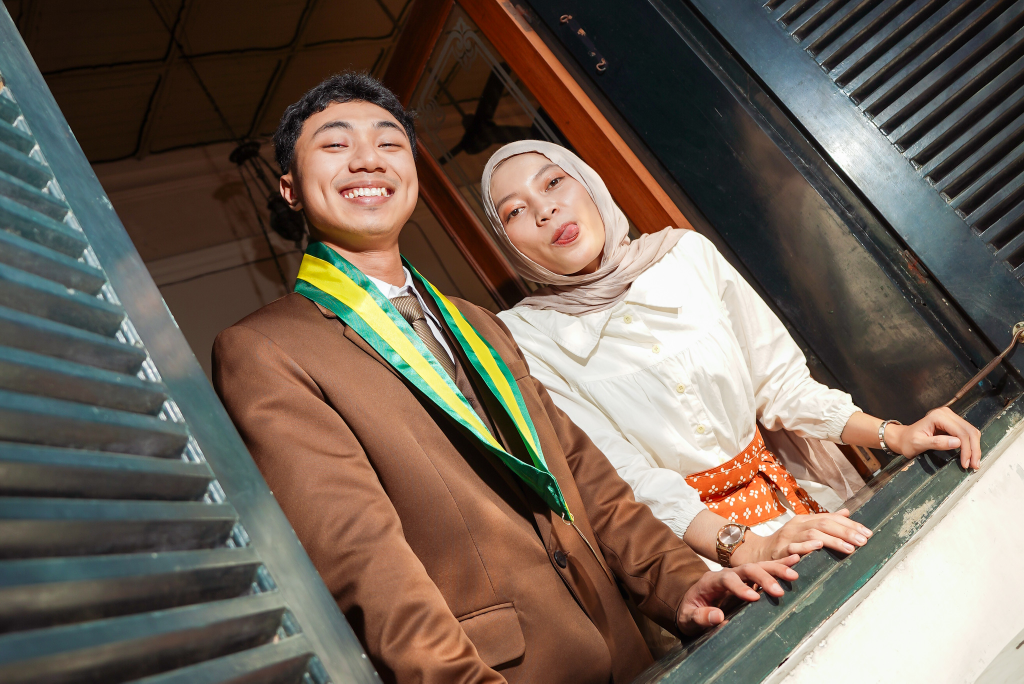
#> input picture media/webp converter/foto-asli/Shared from Lightroom mobile (8).jpg, 2048 x 1367 px (shown at 1/2 size); its folder holds 4 pictures in this run
$ python convert_to_webp.py
#> lines starting #> are read from the running program, lines starting #| are printed output that depends on the picture
#!/usr/bin/env python3
"""
Konversi foto ke WebP untuk website anniversary (gratis, tanpa batas jumlah).

Cara pakai:
  1. Pasang Python 3 (python.org) lalu jalankan sekali:   pip install pillow
     (untuk foto iPhone berformat HEIC, tambahkan:        pip install pillow-heif)
  2. Taruh semua foto asli di folder  foto-asli/  (sebelahan dengan file ini).
  3. Jalankan:   python convert_to_webp.py
  4. Hasilnya ada di folder  media/  siap diunggah.

Opsi (boleh diubah):
  python convert_to_webp.py --lebar 1000 --kualitas 78
  python convert_to_webp.py --nomor          # beri nama foto-001.webp, foto-002.webp, ...
  python convert_to_webp.py --input foto-asli --output media

Catatan:
  - Foto diputar sesuai orientasi aslinya, lalu data EXIF (termasuk LOKASI GPS) DIHAPUS.
    Ini penting karena repo GitHub Pages bersifat publik.
  - Foto yang lebih kecil dari lebar target tidak dibesarkan.
  - File asli tidak diubah.
"""
import argparse, re, sys
from pathlib import Path
from PIL import Image, ImageOps

try:
    import pillow_heif
    pillow_heif.register_heif_opener()
#> (this line was passed over: pillow_heif is not available in this run)
except Exception:
    pass

EXT = {".jpg", ".jpeg", ".png", ".webp", ".heic", ".heif", ".bmp", ".tif", ".tiff"}

def slug(name: str) -> str:
    s = re.sub(r"[^a-z0-9]+", "-", name.lower()).strip("-")
    return s or "foto"

def main():
    p = argparse.ArgumentParser()
    p.add_argument("--input", default="foto-asli")
    p.add_argument("--output", default="media")
    p.add_argument("--lebar", type=int, default=1000, help="lebar maksimum (px)")
    p.add_argument("--kualitas", type=int, default=78, help="kualitas WebP 1-100")
    p.add_argument("--nomor", action="store_true", help="beri nama berurutan foto-001.webp, dst")
    a = p.parse_args()

    src, dst = Path(a.input), Path(a.output)
    if not src.is_dir():
        sys.exit(f"Folder '{src}' tidak ditemukan. Buat folder itu dan isi dengan foto asli.")
    dst.mkdir(parents=True, exist_ok=True)

    files = sorted(f for f in src.iterdir() if f.suffix.lower() in EXT)
    if not files:
        sys.exit(f"Tidak ada foto di '{src}'.")

    total_in = total_out = 0
    used = set()
    for i, f in enumerate(files, 1):
        base = f"foto-{i:03d}" if a.nomor else slug(f.stem)
        name, k = base, 2
        while name in used:
            name, k = f"{base}-{k}", k + 1
        used.add(name)
        out = dst / f"{name}.webp"
        try:
            im = ImageOps.exif_transpose(Image.open(f))
#> im is the input picture: PIL image 2048x1367 RGB; mean R, G, B 112.2, 98.6, 86.6
            if im.mode not in ("RGB", "RGBA"):
                im = im.convert("RGB")
            if im.width > a.lebar:
                im = im.resize((a.lebar, round(im.height * a.lebar / im.width)), Image.LANCZOS)
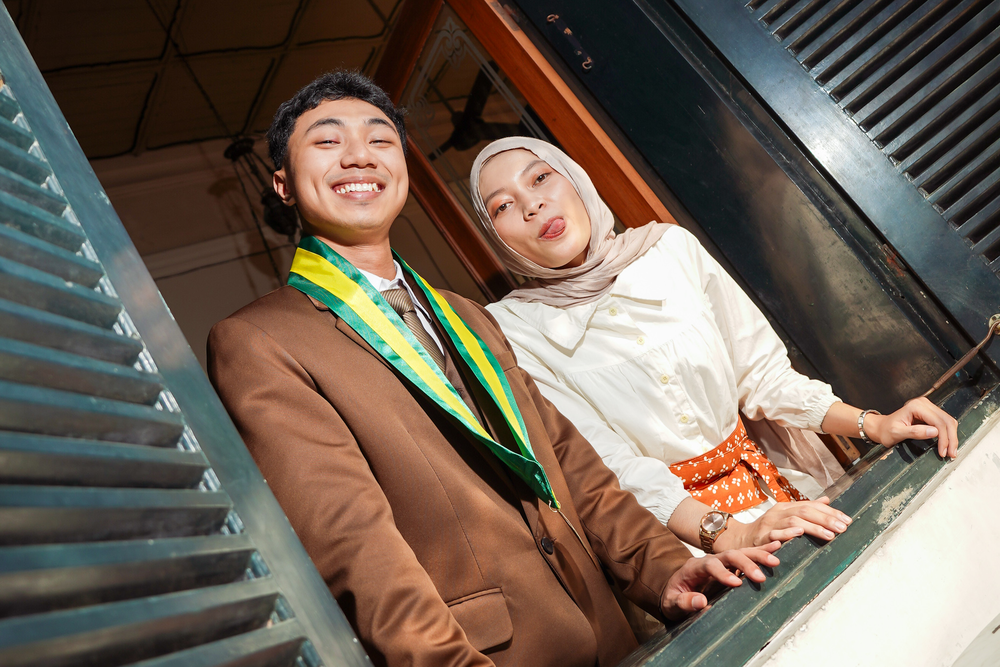
#> im: PIL image 1000x667 RGB; mean R, G, B 112.2, 98.6, 86.6
            im.save(out, "WEBP", quality=a.kualitas, method=6)  # tanpa exif -> metadata terhapus
        except Exception as e:
            print(f"GAGAL  {f.name}: {e}")
            continue
        total_in += f.stat().st_size
        total_out += out.stat().st_size
        print(f"{f.name:35s} -> {out.name:30s} {out.stat().st_size/1024:7.0f} KB")

    print(f"\nSelesai: {len(used)} foto. {total_in/1e6:.1f} MB -> {total_out/1e6:.1f} MB")

if __name__ == "__main__":
    main()
